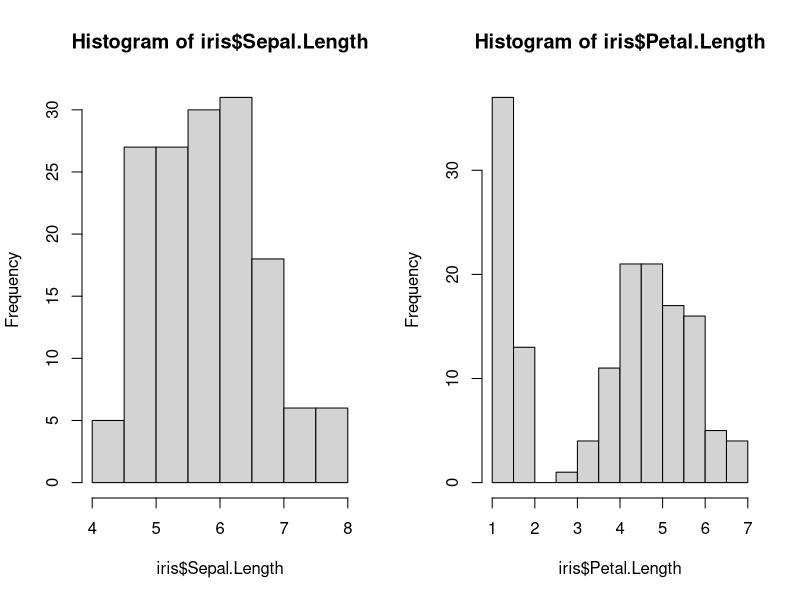
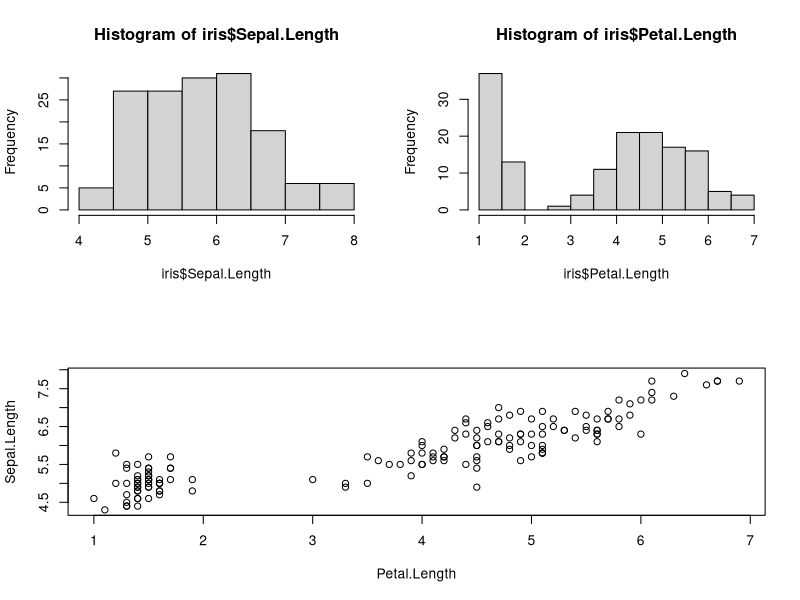

Reproduce these figures in R, in order. (Note: this script raises an error after producing the figures.)
## ---- chunk 1
knitr::opts_chunk$set(echo = TRUE, message = FALSE)
## ---- chunk 2
data(iris)
par(mfrow = c(1, 2)) # here we set the new number of rows of plots to be 1 and the number of columns to two
hist(iris$Sepal.Length)
hist(iris$Petal.Length)
## ---- chunk 3
par(mfrow = c(1,1))
## ---- chunk 4
layout(matrix(c(1,2,3,3),nrow=2,ncol = 2, byrow = TRUE))
hist(iris$Sepal.Length)
hist(iris$Petal.Length)
plot(Sepal.Length ~ Petal.Length, iris)

## ---- chunk 5
require(cowplot)

plot.mpg <- ggplot(mpg, aes(x = cty, y = hwy, colour = factor(cyl))) + 
  geom_point(size=2.5)
plot.diamonds <- ggplot(diamonds, aes(clarity, fill = cut)) + geom_bar() +
  theme(axis.text.x = element_text(angle=70, vjust=0.5))

plot_grid(plot.mpg, plot.diamonds, labels = c('A', 'B'))
## ---- chunk 6
plot_grid(plot.mpg, plot.diamonds, align = "h", labels = c('A', 'B'))
## ---- chunk 7
require(egg)
ggarrange(plot.mpg, plot.diamonds, nrow = 1, labels = c("A","B"))
## ---- chunk 8
plot.iris <- ggplot(iris, aes(Sepal.Length, Sepal.Width)) + 
  geom_point() + facet_grid(. ~ Species) + stat_smooth(method = "lm") +
  background_grid(major = 'y', minor = "none") + # add thin horizontal lines 
  panel_border() # and a border around each panel

ggarrange(plot.mpg, plot.diamonds, plot.iris, widths = c(5, 1), heights = c(3, 1))
## ---- chunk 9
plot_grid(plot.mpg, plot.diamonds, plot.iris, rel_widths = c(1.5, 1), rel_heights = c(2, 1))
## ---- chunk 10
bottom_row <- plot_grid(plot.mpg, plot.diamonds, labels = c('B', 'C'), align = 'h', rel_widths = c(1, 1.3))
plot_grid(plot.iris, bottom_row, labels = c('A', ''), ncol = 1, rel_heights = c(1, 1.2))
## ---- chunk 11
# first align the top-row plot (plot.iris) with the left-most plot of the
# bottom row (plot.mpg)
plots <- align_plots(plot.mpg, plot.iris, align = 'v', axis = 'l')
# then build the bottom row
bottom_row <- plot_grid(plots[[1]], plot.diamonds, 
                        labels = c('B', 'C'), align = 'h', rel_widths = c(1, 1.3))
# then combine with the top row for final plot
plot_grid(plots[[2]], bottom_row, labels = c('A', ''), ncol = 1, rel_heights = c(1, 1.2))
## ---- chunk 12
require(grid)
# get the grobs
g1 <- ggplotGrob(plot.iris)
g2 <- ggplotGrob(plot.mpg)
g3 <- ggplotGrob(plot.diamonds)

# convert into 3x3 matrix
fg2 <- gtable_frame(g2)
fg3 <- gtable_frame(g3)

# combine the two 3x3 matrixes horizontally
fg23 <-
  gtable_frame(gtable_cbind(fg2, fg3),
               width = unit(1, "null"),
               height = unit(2, "null"))
# convert to 3x3 grid
fg1 <-
  gtable_frame(
    g1,
    width = unit(1, "null"),
    height = unit(1, "null")
  )
# create new page for grid (not actually needed in markdown)
grid.newpage()
combined <- gtable_rbind(fg1, fg23) #combine plots
grid.draw(combined) #plot plots


## ---- chunk 13
require(gridGraphics)
par(xpd = NA, # switch off clipping, necessary to always see axis labels
    bg = "transparent", # switch off background to avoid obscuring adjacent plots
    oma = c(2, 2, 0, 0), # move plot to the right and up
    mgp = c(2, 1, 0) # move axis labels closer to axis
  ) 
plot(sqrt) # plot the square root function
recordedplot <- recordPlot() 
## ---- chunk 14
gtext <- grid::textGrob("Your ad here")
## ---- chunk 15
p3 <- ggdraw() + draw_image("https://jeroen.github.io/images/frink.png")
## ---- chunk 16
left_col <- plot_grid(recordedplot, gtext, labels = c('A', 'B'), ncol = 1)
plot_grid(left_col, p3, labels = c('', 'C'), ncol = 2)
